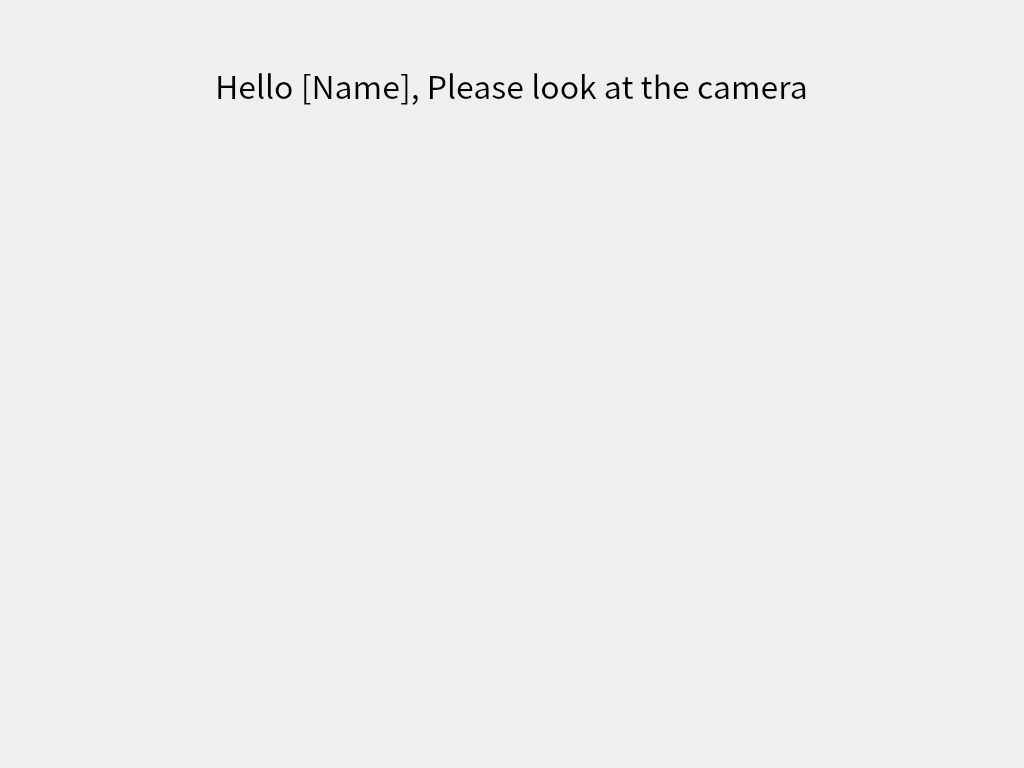
<?xml version="1.0" encoding="UTF-8"?>
<ui version="4.0">
 <class>Form</class>
 <widget class="QWidget" name="Form">
  <property name="geometry">
   <rect>
    <x>0</x>
    <y>0</y>
    <width>1024</width>
    <height>768</height>
   </rect>
  </property>
  <property name="windowTitle">
   <string>Form</string>
  </property>
  <layout class="QHBoxLayout" name="horizontalLayout">
   <item>
    <layout class="QVBoxLayout" name="login_layout_loginFace" stretch="0,0,1">
     <property name="leftMargin">
      <number>50</number>
     </property>
     <property name="topMargin">
      <number>50</number>
     </property>
     <property name="rightMargin">
      <number>50</number>
     </property>
     <property name="bottomMargin">
      <number>50</number>
     </property>
     <item>
      <widget class="QLabel" name="loginHeader_label_loginFace">
       <property name="font">
        <font>
         <family>Noto Sans CJK HK</family>
         <pointsize>24</pointsize>
        </font>
       </property>
       <property name="text">
        <string>Hello [Name], Please look at the camera</string>
       </property>
       <property name="alignment">
        <set>Qt::AlignCenter</set>
       </property>
      </widget>
     </item>
     <item>
      <spacer name="verticalSpacer_3">
       <property name="orientation">
        <enum>Qt::Vertical</enum>
       </property>
       <property name="sizeType">
        <enum>QSizePolicy::Fixed</enum>
       </property>
       <property name="sizeHint" stdset="0">
        <size>
         <width>20</width>
         <height>40</height>
        </size>
       </property>
      </spacer>
     </item>
     <item>
      <layout class="QHBoxLayout" name="face_horizontalLayout_loginFace" stretch=""/>
     </item>
    </layout>
   </item>
  </layout>
 </widget>
 <resources/>
 <connections/>
</ui>
